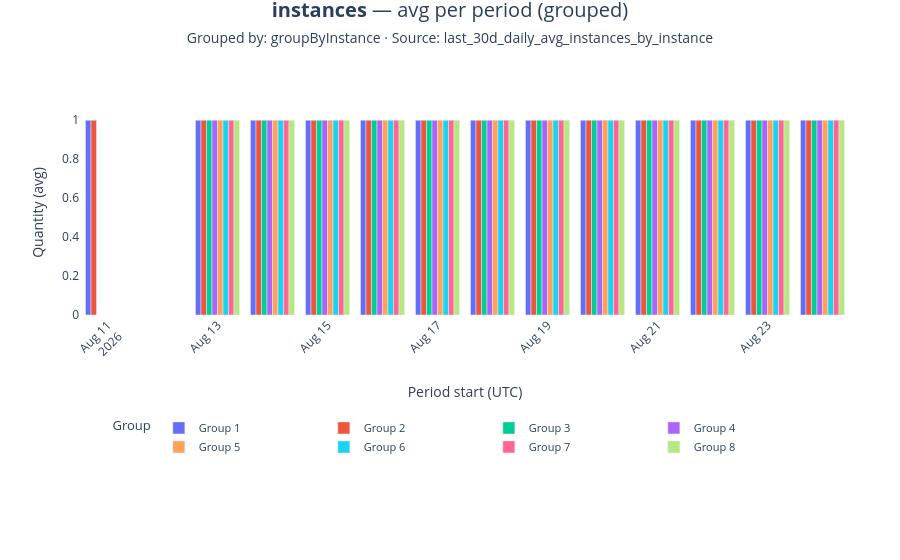

This figure's notebook cell:
### Markdown cell above
### Chart Guide

**Purpose:** Shows how group usage compares period by period — useful for spotting
which groups spike or drop on specific dates.

**Chart Attributes**

| | |
|---|---|
| **Chart type** | Grouped bar (≤8 groups) or stacked bar (>8 groups) |
| **X axis** | Period start timestamp |
| **Y axis** | Usage quantity per period |
| **Colour** | One colour per group |

**Insights:** In grouped mode, bars of very different heights on the same date mean uneven load.
In stacked mode, a shrinking total bar means overall usage is declining.
> Showing the first dataset. To show all, change `ds = datasets[0]` to `for ds in datasets:`.

### Code cell
if fig_53 is not None:
    fig_53.show()
